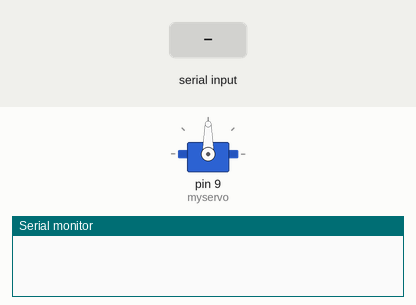
This sketch was run on a simulated Arduino Uno, built with avr-gcc and run on an emulated ATmega328P. On the bench: servo, the last lines printed to the serial monitor. The inputs (shaded band) are chosen by the test bench.

Above: at 1.2 s.
1.3 s: "x" received over Serial
At 1.9 s:
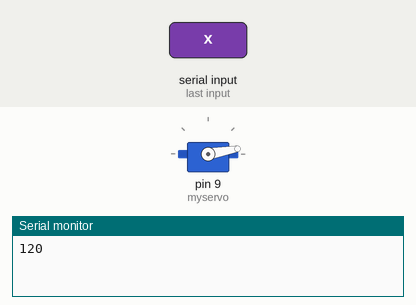
Timing chart, 0 to 4.3 s (numbered marks = the images above; inputs shaded):
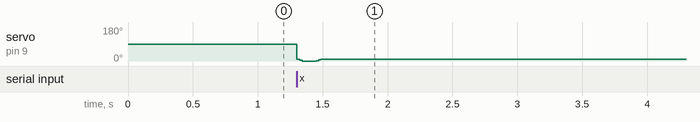

Measured:
- after the input at 1.3 s, servo on pin 9 (myservo): 90° → 0° at once, → 10° 0.15 s later

The sketch:

Spov_mirror_teensy.ino
```cpp
//Rotates servo motor 10 degrees clockwise 10deg and then counterclockwise 10deg after receiving a serial "x"

#include <PWMServo.h> //servo library

PWMServo myservo;

int serialState = 0;

int pos = 0;    // variable to store the servo position

void setup() {
  myservo.attach(9); //servo attached to pin
  Serial.begin(9600);
}

void loop() {
  if(Serial.available()>0){
    serialState = Serial.read();
    Serial.print(serialState);
      if (serialState=='x') {
      for (pos = 10; pos >= 0; pos -= 1) {
    // in steps of 1 degree
      myservo.write(pos);              // tell servo to go to position in variable 'pos'
      delay(4);                       // waits for the servo to reach the position
  }
      delay(100);
        for (pos = 0; pos <= 10; pos += 1) { // goes from 10 degrees to 0 degrees
        myservo.write(pos);              // tell servo to go to position in variable 'pos'
        delay(4);                       // waits for the servo to reach the position
  }
  delay(100);
//  serialState=0;
  }
}


}
```
